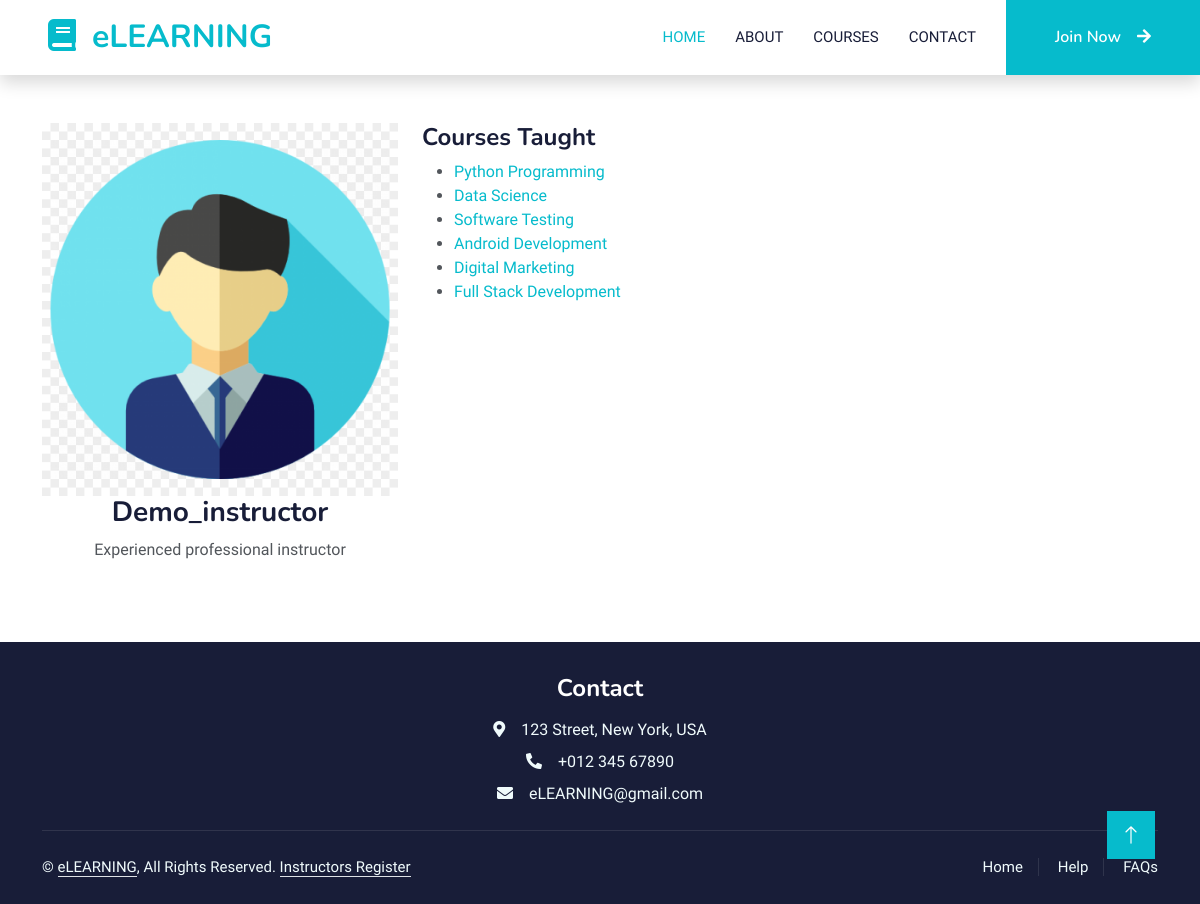
The page /instructor/14/ on the database its author committed.
### accounts_app/models.py (models this page shows, shortened)
class CustomUser(AbstractUser):
    USER_TYPE_CHOICES = (
        ('student', 'Student'),
        ('instructor', 'Instructor'),
    )
    user_type = models.CharField(max_length=10, choices=USER_TYPE_CHOICES, default='student')
    bio = models.TextField(blank=True, null=True)
    profile_picture = models.ImageField(upload_to='profile_pics/', blank=True, null=True)
    @property
    def get_profile_picture_url(self):
        if self.profile_picture:
            return self.profile_picture.url
        else:
            return '/static/default-profile.png'  # a default image if user has no profile picture

### courses_app/models.py (models this page shows, shortened)
class Course(models.Model):
    title = models.CharField(max_length=255)
    description = models.TextField()
    instructor = models.ForeignKey(CustomUser, on_delete=models.CASCADE, limit_choices_to={'user_type': 'instructor'})
    price = models.DecimalField(max_digits=7, decimal_places=2, null=True, blank=True)
    created_at = models.DateTimeField(auto_now_add=True)
    updated_at = models.DateTimeField(auto_now=True)
    image = models.ImageField(upload_to='courses/images/', null=True, blank=True)

### courses_app/views.py (the view)
# urls.py: path('instructor/<int:instructor_id>/', views.instructor_detail, name='instructor_detail'),
def instructor_detail(request, instructor_id):
    instructor = get_object_or_404(CustomUser, id=instructor_id, user_type='instructor')
    courses = Course.objects.filter(instructor=instructor)
    return render(request, 'courses_app/instructor_detail.html', {'instructor': instructor, 'courses': courses})

### courses_app/templates/courses_app/instructor_detail.html
{% extends 'courses_app/layout.html' %}
{% block content %}
<div class="container py-5">
    <div class="row">
        <div class="col-md-4">
            <div class="text-center">
                {% if instructor.profile_picture %}
                    <img src="{{ instructor.get_profile_picture_url }}" class="img-fluid" alt="{{ instructor.username }}">
                {% else %}
                    <img src="../static/img/course-1.jpg" class="img-fluid" alt="{{ instructor.username }}">
                {% endif %}
                <h3>{{ instructor.username }}</h3>
                <p>{{ instructor.bio }}</p>
            </div>
        </div>
        <div class="col-md-8">
            <h4>Courses Taught</h4>
            <ul>
                {% for course in courses %}
                    <li><a href="{% url 'course_details' course.id %}">{{ course.title }}</a></li>
                {% empty %}
                    <li>No courses available.</li>
                {% endfor %}
            </ul>
        </div>
    </div>
</div>
{% endblock %}

### rows shown on the page
CustomUser: get_profile_picture_url (picture), username "Demo_instructor", bio "Experienced professional instructor"
Course: title "Python Programming"
Course: title "Data Science"
Course: title "Software Testing"
Course: title "Android Development"
Course: title "Digital Marketing"
Course: title "Full Stack Development"
